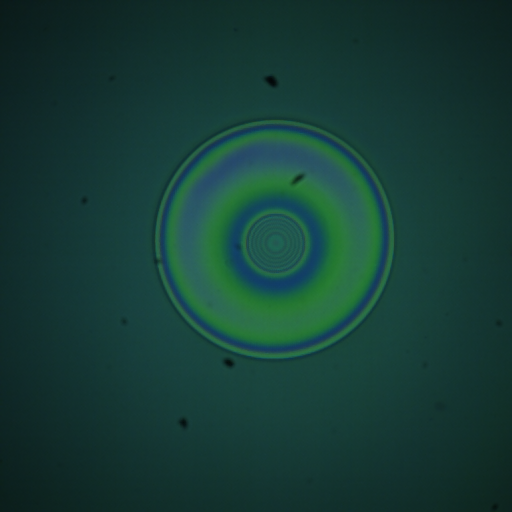
#> input picture others/oil_film_10mum_100_cst_h8_run2__C001H001S0001000042.tif, 512 x 512 px; its folder holds only this picture in this run
$ python -i FUNC.py   (imports and definitions only)
#> lines starting #> are read from the running program, lines starting #| are printed output that depends on the picture; after the words box and inside, x2 and y2 are one past the last pixel; in counts of white or black regions, pixels touching at a corner belong together
from matplotlib import pyplot as plt
import numpy as np
import os
import glob
import cv2
import sys
from scipy import stats
from skimage import color
from skimage import io
import re
import math
from skimage.filters import sobel
from skimage.filters import threshold_otsu
from skimage import filters
from skimage.transform import hough_circle
from skimage.draw import circle_perimeter
from skimage.graph import route_through_array

########################################

def color_8bit(rgb):
    return (rgb/((2**8)-1)).astype('uint8')

########################################

# [81 lines left out: functions image_readfile, length_analysis, not called in this run]

########################################

def find_center(image_v):

    gray = color.rgb2gray(image_v)*float((2**16)-1)
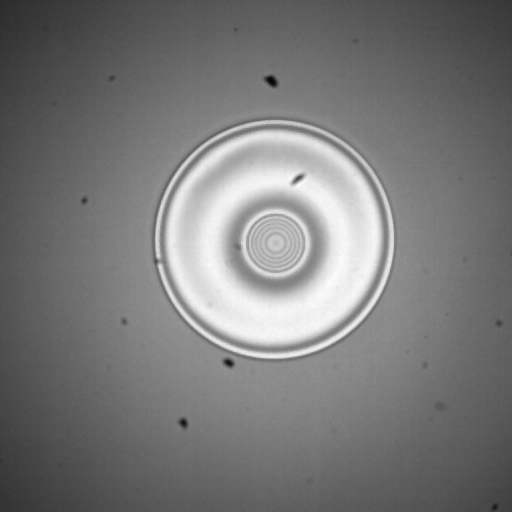
#> gray: shape (512, 512) float64; min 1471.3, max 26331.6, mean 13256.1; drawn with min black and max white
    gray_filter = filters.gaussian(gray)
    edge_sobel = sobel(gray_filter)
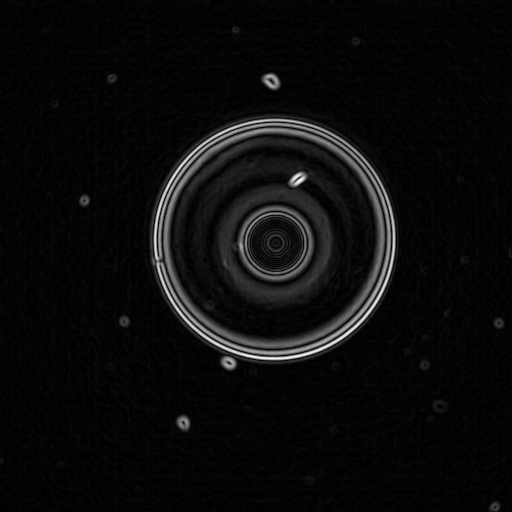
#> edge_sobel: shape (512, 512) float64; min 0.109, max 4943.4, mean 228; drawn with min black and max white

    threshold = int(threshold_otsu(edge_sobel))
#> threshold = 1226
    binary = edge_sobel < threshold
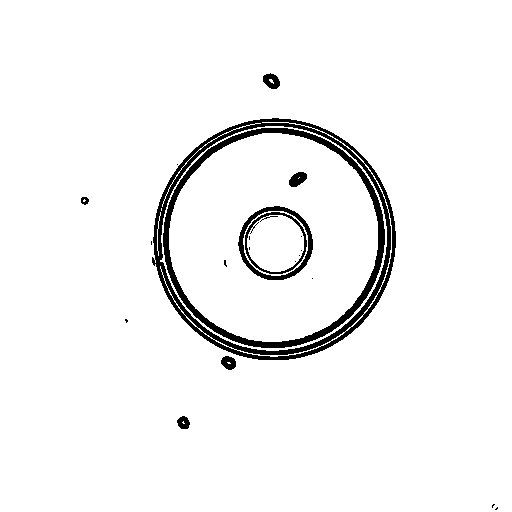
#> binary: shape (512, 512) bool; 95.5% white; 22 black regions (13 under 20 px), largest, box (x1, y1, x2, y2) and area: (152, 118, 396, 360) 5502, (163, 128, 385, 348) 4031, (238, 206, 313, 280) 960

    x_res = np.shape(image_v)[0]
#> x_res = 512
    y_res = np.shape(image_v)[1]
#> y_res = 512

    print('########### THRESHOLD ###########')
    print('Edge Sobel Image')
    print('[min,max] = [{},{}]'.format(int(edge_sobel.min()),int(edge_sobel.max())))
#| [min,max] = [0,4943]

    plt.close()
    plt.figure(1)
    plt.subplot(2,2,1)
    plt.imshow(gray, cmap='gray')
    plt.title('Grayscale Image')

    plt.subplot(2,2,2)
    plt.imshow(gray_filter, cmap='gray')
    plt.title('Filtered Grayscale Image')

    plt.subplot(2,2,3)
    plt.imshow(edge_sobel, cmap='gray')
    plt.title('Edge Sobel Image')

    plt.subplot(2,2,4)
    plt.imshow(binary, cmap='gray')
    plt.title('Binary Image')

    plt.show(block=False)
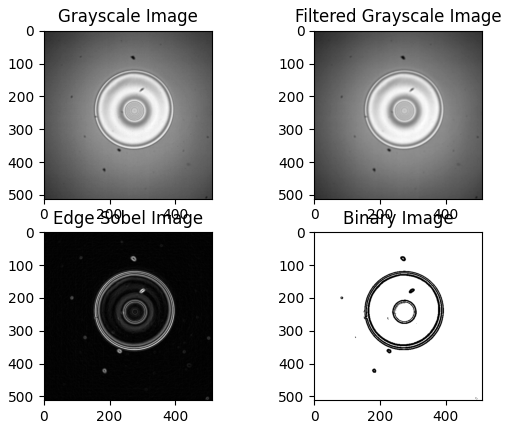
#> figure drawn by matplotlib, 4 panels

    print('Threshold start = {}'.format(threshold))
#| Threshold start = 1226
    char = input('Correct (y/n)?: ')
#> the answer given: y

    while char != 'y':
        threshold = int(input('Threshold = '))
        binary = edge_sobel < threshold

        plt.close()

        plt.subplot(2,2,1)
        plt.imshow(gray, cmap='gray')
        plt.title('Grayscale Image')

        plt.subplot(2,2,2)
        plt.imshow(gray_filter, cmap='gray')
        plt.title('Filtered Grayscale Image')

        plt.subplot(2,2,3)
        plt.imshow(edge_sobel, cmap='gray')
        plt.title('Edge Sobel Image')

        plt.subplot(2,2,4)
        plt.imshow(binary, cmap='gray')
        plt.title('Binary Image')

        plt.show(block=False)
        char = input('Correct (y/n)?: ')

    print('Threshold done!!')
    print('#################################\n')
    plt.close()

    print('############# CROP #############')
    print('Binary Image')

    plt.imshow(binary, cmap='gray')
    plt.grid()
    plt.title('Binary Image')
    plt.show(block=False)

    char = input('Crop image (y/n)?: ')
#> the answer given: y

    if char == 'y':
#> (the run stopped early here; a loop or call above may not have finished)
